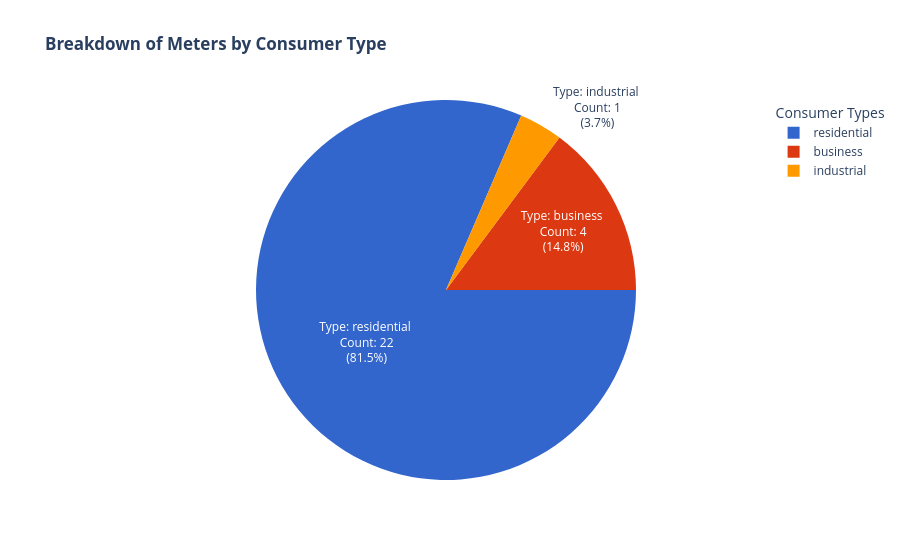

Source (notebook cell):
### Code cell
# Plot the number of meters per consumer type.
fig = px.pie(
    df_meters_by_consumer_types,
    values="number_of_meters",
    names="consumer_type",
    title="<b>Breakdown of Meters by Consumer Type<b>",
    color_discrete_sequence=px.colors.qualitative.G10,
    labels={"consumer_type": "Consumer Type", "number_of_meters": "Meter Count"},
)

# Show consumer type, meter count and percentage inside the pie chart.
fig.update_traces(
    texttemplate="Type: %{label} <br> Count: %{value:} <br>(%{percent})", rotation=90
)
fig.update_layout(legend_title_text="Consumer Types")

fig.show()

### Figure 1 — Plotly figure (JSON) as saved in the notebook; plotly's stock layout.template omitted (floating-point values rounded to 4 significant figures)
{"data": [{"domain": {"x": [0.0, 1.0], "y": [0.0, 1.0]}, "hovertemplate": "Consumer Type=%{label}<br>Meter Count=%{value}<extra></extra>", "labels": ["business", "industrial", "residential"], "legendgroup": "", "name": "", "rotation": 90, "showlegend": true, "texttemplate": "Type: %{label} <br> Count: %{value:} <br>(%{percent})", "type": "pie", "values": [4, 1, 22]}], "layout": {"legend": {"title": {"text": "Consumer Types"}, "tracegroupgap": 0}, "piecolorway": ["#3366CC", "#DC3912", "#FF9900", "#109618", "#990099", "#0099C6", "#DD4477", "#66AA00", "#B82E2E", "#316395"], "title": {"text": "<b>Breakdown of Meters by Consumer Type<b>"}}}
